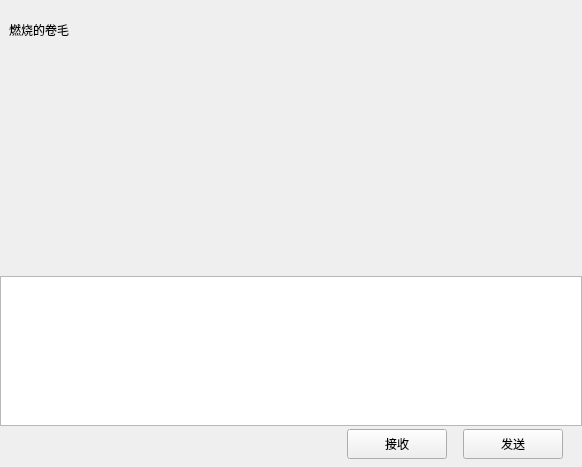
<?xml version="1.0" encoding="UTF-8"?>
<ui version="4.0">
 <class>ChatPage</class>
 <widget class="QWidget" name="ChatPage">
  <property name="geometry">
   <rect>
    <x>0</x>
    <y>0</y>
    <width>582</width>
    <height>467</height>
   </rect>
  </property>
  <property name="windowTitle">
   <string>Form</string>
  </property>
  <layout class="QVBoxLayout" name="verticalLayout">
   <property name="spacing">
    <number>0</number>
   </property>
   <property name="leftMargin">
    <number>0</number>
   </property>
   <property name="topMargin">
    <number>0</number>
   </property>
   <property name="rightMargin">
    <number>0</number>
   </property>
   <property name="bottomMargin">
    <number>0</number>
   </property>
   <item>
    <widget class="QWidget" name="chat_data_wid" native="true">
     <layout class="QVBoxLayout" name="verticalLayout_4">
      <property name="spacing">
       <number>1</number>
      </property>
      <property name="leftMargin">
       <number>0</number>
      </property>
      <property name="topMargin">
       <number>0</number>
      </property>
      <property name="rightMargin">
       <number>0</number>
      </property>
      <property name="bottomMargin">
       <number>0</number>
      </property>
      <item>
       <widget class="QWidget" name="title_wid" native="true">
        <property name="minimumSize">
         <size>
          <width>0</width>
          <height>60</height>
         </size>
        </property>
        <property name="maximumSize">
         <size>
          <width>16777215</width>
          <height>60</height>
         </size>
        </property>
        <layout class="QHBoxLayout" name="horizontalLayout_3">
         <property name="spacing">
          <number>0</number>
         </property>
         <property name="leftMargin">
          <number>0</number>
         </property>
         <property name="topMargin">
          <number>0</number>
         </property>
         <property name="rightMargin">
          <number>0</number>
         </property>
         <property name="bottomMargin">
          <number>0</number>
         </property>
         <item>
          <widget class="QWidget" name="widget_6" native="true">
           <layout class="QHBoxLayout" name="horizontalLayout_4">
            <item>
             <widget class="QLabel" name="title_lb">
              <property name="text">
               <string>燃烧的卷毛</string>
              </property>
             </widget>
            </item>
           </layout>
          </widget>
         </item>
        </layout>
       </widget>
      </item>
      <item>
       <widget class="ChatView" name="chat_data_list" native="true"/>
      </item>
      <item>
       <widget class="QWidget" name="tool_wid" native="true">
        <property name="minimumSize">
         <size>
          <width>0</width>
          <height>30</height>
         </size>
        </property>
        <property name="maximumSize">
         <size>
          <width>16777215</width>
          <height>30</height>
         </size>
        </property>
        <layout class="QHBoxLayout" name="horizontalLayout_5">
         <property name="spacing">
          <number>2</number>
         </property>
         <property name="leftMargin">
          <number>0</number>
         </property>
         <property name="topMargin">
          <number>0</number>
         </property>
         <property name="rightMargin">
          <number>0</number>
         </property>
         <property name="bottomMargin">
          <number>0</number>
         </property>
         <item>
          <spacer name="horizontalSpacer_2">
           <property name="orientation">
            <enum>Qt::Orientation::Horizontal</enum>
           </property>
           <property name="sizeType">
            <enum>QSizePolicy::Policy::Fixed</enum>
           </property>
           <property name="sizeHint" stdset="0">
            <size>
             <width>5</width>
             <height>20</height>
            </size>
           </property>
          </spacer>
         </item>
         <item>
          <widget class="ClickedLab" name="emo_lb">
           <property name="minimumSize">
            <size>
             <width>25</width>
             <height>25</height>
            </size>
           </property>
           <property name="maximumSize">
            <size>
             <width>25</width>
             <height>25</height>
            </size>
           </property>
           <property name="text">
            <string/>
           </property>
          </widget>
         </item>
         <item>
          <spacer name="horizontalSpacer_4">
           <property name="orientation">
            <enum>Qt::Orientation::Horizontal</enum>
           </property>
           <property name="sizeType">
            <enum>QSizePolicy::Policy::Fixed</enum>
           </property>
           <property name="sizeHint" stdset="0">
            <size>
             <width>5</width>
             <height>20</height>
            </size>
           </property>
          </spacer>
         </item>
         <item>
          <widget class="ClickedLab" name="file_lb">
           <property name="minimumSize">
            <size>
             <width>25</width>
             <height>25</height>
            </size>
           </property>
           <property name="maximumSize">
            <size>
             <width>25</width>
             <height>25</height>
            </size>
           </property>
           <property name="text">
            <string/>
           </property>
          </widget>
         </item>
         <item>
          <spacer name="horizontalSpacer_3">
           <property name="orientation">
            <enum>Qt::Orientation::Horizontal</enum>
           </property>
           <property name="sizeHint" stdset="0">
            <size>
             <width>40</width>
             <height>20</height>
            </size>
           </property>
          </spacer>
         </item>
        </layout>
       </widget>
      </item>
      <item>
       <widget class="MessageTextEdit" name="chat_edit">
        <property name="minimumSize">
         <size>
          <width>0</width>
          <height>150</height>
         </size>
        </property>
        <property name="maximumSize">
         <size>
          <width>16777215</width>
          <height>150</height>
         </size>
        </property>
       </widget>
      </item>
      <item>
       <widget class="QWidget" name="send_wid" native="true">
        <property name="minimumSize">
         <size>
          <width>0</width>
          <height>40</height>
         </size>
        </property>
        <property name="maximumSize">
         <size>
          <width>16777215</width>
          <height>40</height>
         </size>
        </property>
        <layout class="QHBoxLayout" name="horizontalLayout_6">
         <property name="leftMargin">
          <number>0</number>
         </property>
         <property name="topMargin">
          <number>2</number>
         </property>
         <item>
          <spacer name="horizontalSpacer_5">
           <property name="orientation">
            <enum>Qt::Orientation::Horizontal</enum>
           </property>
           <property name="sizeHint" stdset="0">
            <size>
             <width>40</width>
             <height>20</height>
            </size>
           </property>
          </spacer>
         </item>
         <item>
          <widget class="ClickedBtn" name="receive_btn">
           <property name="minimumSize">
            <size>
             <width>100</width>
             <height>30</height>
            </size>
           </property>
           <property name="maximumSize">
            <size>
             <width>100</width>
             <height>30</height>
            </size>
           </property>
           <property name="text">
            <string>接收</string>
           </property>
          </widget>
         </item>
         <item>
          <spacer name="horizontalSpacer_7">
           <property name="orientation">
            <enum>Qt::Orientation::Horizontal</enum>
           </property>
           <property name="sizeType">
            <enum>QSizePolicy::Policy::Fixed</enum>
           </property>
           <property name="sizeHint" stdset="0">
            <size>
             <width>10</width>
             <height>20</height>
            </size>
           </property>
          </spacer>
         </item>
         <item>
          <widget class="ClickedBtn" name="send_btn">
           <property name="minimumSize">
            <size>
             <width>100</width>
             <height>30</height>
            </size>
           </property>
           <property name="maximumSize">
            <size>
             <width>100</width>
             <height>30</height>
            </size>
           </property>
           <property name="text">
            <string>发送</string>
           </property>
          </widget>
         </item>
         <item>
          <spacer name="horizontalSpacer_6">
           <property name="orientation">
            <enum>Qt::Orientation::Horizontal</enum>
           </property>
           <property name="sizeType">
            <enum>QSizePolicy::Policy::Fixed</enum>
           </property>
           <property name="sizeHint" stdset="0">
            <size>
             <width>10</width>
             <height>20</height>
            </size>
           </property>
          </spacer>
         </item>
        </layout>
       </widget>
      </item>
     </layout>
    </widget>
   </item>
  </layout>
 </widget>
 <customwidgets>
  <customwidget>
   <class>ClickedBtn</class>
   <extends>QPushButton</extends>
   <header location="global">clickedbtn.h</header>
  </customwidget>
  <customwidget>
   <class>ClickedLab</class>
   <extends>QLabel</extends>
   <header>clickedlab.h</header>
  </customwidget>
  <customwidget>
   <class>ChatView</class>
   <extends>QWidget</extends>
   <header>chatview.h</header>
   <container>1</container>
  </customwidget>
  <customwidget>
   <class>MessageTextEdit</class>
   <extends>QTextEdit</extends>
   <header>messagetextedit.h</header>
  </customwidget>
 </customwidgets>
 <resources/>
 <connections/>
</ui>
